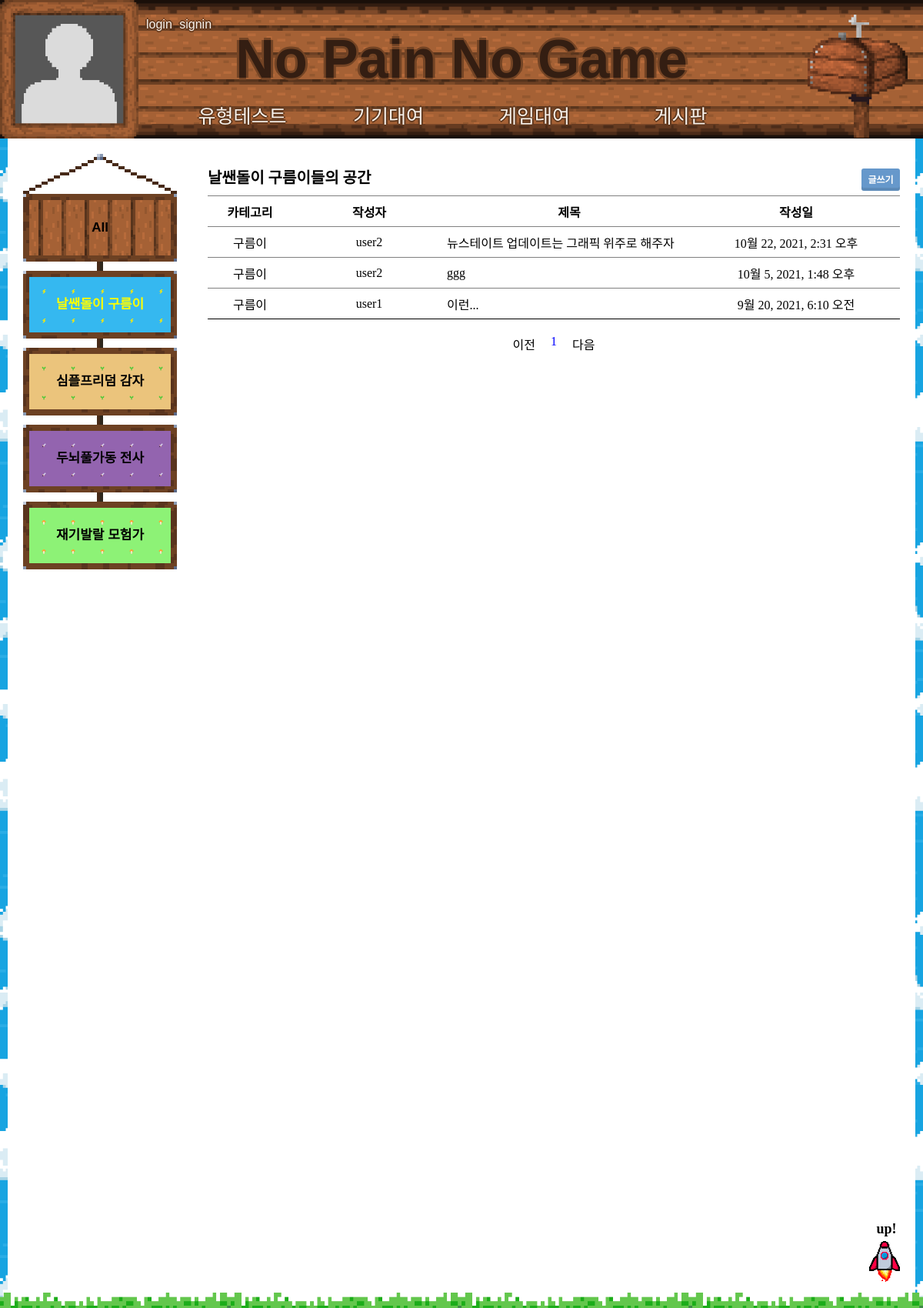
/board/1, run on the app's committed database.
### board/models.py (models this page shows, shortened)
class PostType(models.Model):
    p_type = models.CharField(max_length=200, db_index=True)
    def get_ptype_url(self):
        return reverse('board:board', args=[self.p_type])

class Post(models.Model):
    member_id = models.ForeignKey(User, on_delete=models.CASCADE, null=True, related_name='board_id')
    p_type = models.ForeignKey(PostType, on_delete=models.SET_NULL, null=True)
    post_date = models.DateTimeField(auto_now_add=True)
    postname = models.CharField(max_length=100)
    contents = models.TextField()
    class Meta:
        ordering = ['-post_date']
    def get_post_url(self):
        return reverse('board:board_detail', args=[self.id])

### account/models.py (models this page shows)
class User(models.Model):
    member_name = models.CharField(max_length=40, null=False)
    member_id = models.CharField(max_length=40, null=False, unique=True)
    password = models.CharField(max_length=40, null=False)
    address = models.CharField(max_length=60, null=False)
    phone = models.CharField(max_length=40, null=False, unique=True)
    overdue = models.IntegerField(default=0)
    type_id = models.IntegerField(null=True)
    def __str__(self):
        return self.member_id

### board/views.py (the view)
# urls.py: path('', board, name='board'),
def board(request, p_type=None):
    current_type = None
    p_types = PostType.objects.all()
    postlist = Post.objects.all()
    page = request.GET.get('page', '1')
    if p_type:
        current_type = get_object_or_404(PostType, p_type=p_type)
        postlist = postlist.filter(p_type=current_type)
    paginator = Paginator(postlist, 10)  # 페이지당 20개씩 보여주기
    page_obj = paginator.get_page(page)
    return render(request, 'board/board.html', {'current_type':current_type, 'p_types': p_types, 'postlist': page_obj})

### board/templates/board/board.html (shortened to what this page needs)
{% extends 'base.html' %}
{% load static %}
{% block style %}
<link rel="stylesheet" href="{% static 'css/button.css' %}">
{% endblock %}
{% block content %}
<div class="category">
    <ul>
        <li class="none_type"><a href="{% url 'board:board' %}" class="{% if not current_type%}active{% endif %}">All</a></li>
        {% for pt in p_types %}
        <li class="type{{pt.p_type}}"><a href="{{pt.get_ptype_url}}" class="{% if current_type.p_type == pt.p_type %}active{% endif %}">
            {% if pt.p_type == '1' %}
            날쌘돌이 구름이
            {% elif pt.p_type == '2' %}
            심플프리덤 감자
            {% elif pt.p_type == '3' %}
            두뇌풀가동 전사
            {% elif pt.p_type == '4' %}
            재기발랄 모험가
            {% endif %}
        </a></li>
        {% endfor %}
    </ul>
</div>
<div class="posts">
    <div class="posts_header">
        <h3>{% if not current_type %}모든 카테고리{% else %}
                {% if current_type.p_type == '1' %}
                날쌘돌이 구름이{% elif current_type.p_type == '2' %}
                심플프리덤 감자{% elif current_type.p_type == '3' %}
                두뇌풀가동 전사{% elif current_type.p_type == '4' %}
                재기발랄 모험가{% endif %}들의 공간{% endif %}</h3>
        <a class="btn blue rounded" href="{% url 'board:board_write' %}">글쓰기</a>
    </div>
    <table>
        <thead>
            <th>카테고리</th>
            <th>작성자</th>
            <th>제목</th>
            <th>작성일</th>
        </thead>
        {% for p in postlist %}
        <tr>
            <td>{% if p.p_type_id == 1 %}
                구름이{% elif p.p_type_id == 2 %}
                감자{% elif p.p_type_id == 3 %}
                전사{% elif p.p_type_id == 4 %}
                모험가{% endif %}</td>
            <td>{{p.member_id}}</td>
            <td><a href="{{p.get_post_url}}" style="display: block;"><div class="post_title">{{p.postname}}</div></a></td>
            <td>{{p.post_date}}</td>
        </tr>
        {% endfor %}
    </table>
    <ul class="page">
        {% if postlist.has_previous %}
        <li>
            <a href="?page={{ postlist.previous_page_number }}">이전</a>
        </li>
        {% else %}
        <li>
            <a tabindex="-1" aria-disabled="true" href="#">이전</a>
        </li>
        {% endif %}
        {% for page_number in postlist.paginator.page_range %}
            {% if page_number == postlist.number %}
            <li class="c_page">
                <a href="?page={{ page_number }}">{{ page_number }}</a>
            </li>
            {% else %}
            <li>
                <a href="?page={{ page_number }}">{{ page_number }}</a>
            </li>
            {% endif %}
        {% endfor %}
        {% if postlist.has_next %}
        <li>
            <a href="?page={{ postlist.next_page_number }}">다음</a>
        </li>
        {% else %}
        <li>
            <a tabindex="-1" aria-disabled="true" href="#">다음</a>
        </li>
        {% endif %}
    </ul>
</div>
{% endblock %}

### static/css/button.css (style rules this page uses)
.btn { cursor: pointer; }
a[class*="btn"] { text-decoration: none; }
.btn.blue { box-shadow: 0px 4px #5c8ab8;background-color: #6698cb; }

### data on the page
PostType: shows a picture, p_type "날쌘돌이 구름이"
PostType: shows a picture, p_type "심플프리덤 감자"
PostType: shows a picture, p_type "두뇌풀가동 전사"
PostType: shows a picture, p_type "재기발랄 모험가"
Post: shows "구름이", member_id "user2", postname "뉴스테이트 업데이트는 그래픽 위주로 해주자", post_date "10월 22, 2021, 2:31 오후"
Post: shows "구름이", member_id "user2", postname "ggg", post_date "10월 5, 2021, 1:48 오후"
Post: shows "구름이", member_id "user1", postname "이런...", post_date "9월 20, 2021, 6:10 오전"

### other printed values
{{ page_number }} "1"
